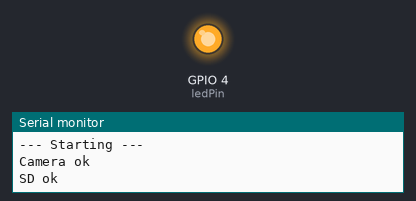
The sketch below on a simulated ESP32. On the bench: output pins drawn as LEDs (lit = HIGH), the last lines printed to the serial monitor. Storage starts empty; the camera gives no picture.

Above: at 0.6 s.
At 3.3 s:
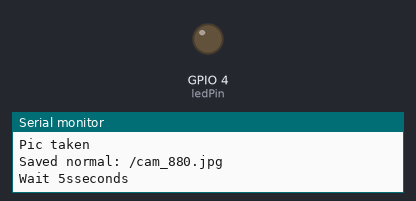
Timing chart, 0 to 7.6 s (numbered marks = the images above):
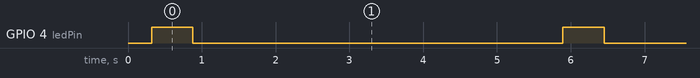

The sketch:

auto_photo_cap.ino
```cpp
#include "esp_camera.h"
#include "Arduino.h"
#include "FS.h"
#include "SD_MMC.h"
#include "soc/soc.h"
#include "soc/rtc_cntl_reg.h"
#include "img_converters.h"

#define PWDN_GPIO_NUM 32
#define RESET_GPIO_NUM -1
#define XCLK_GPIO_NUM 0
#define SIOD_GPIO_NUM 26
#define SIOC_GPIO_NUM 27
#define Y9_GPIO_NUM 35
#define Y8_GPIO_NUM 34
#define Y7_GPIO_NUM 39
#define Y6_GPIO_NUM 36
#define Y5_GPIO_NUM 21
#define Y4_GPIO_NUM 19
#define Y3_GPIO_NUM 18
#define Y2_GPIO_NUM 5
#define VSYNC_GPIO_NUM 25
#define HREF_GPIO_NUM 23
#define PCLK_GPIO_NUM 22

#define ledPin 4

void setup() {
  WRITE_PERI_REG(RTC_CNTL_BROWN_OUT_REG, 0);

  Serial.begin(115200);
  Serial.println("\n--- Starting ---");

  pinMode(ledPin, OUTPUT);
  digitalWrite(ledPin, LOW);

  camera_config_t camSet;
  camSet.ledc_channel = LEDC_CHANNEL_0;
  camSet.ledc_timer = LEDC_TIMER_0;
  camSet.pin_d0 = Y2_GPIO_NUM;
  camSet.pin_d1 = Y3_GPIO_NUM;
  camSet.pin_d2 = Y4_GPIO_NUM;
  camSet.pin_d3 = Y5_GPIO_NUM;
  camSet.pin_d4 = Y6_GPIO_NUM;
  camSet.pin_d5 = Y7_GPIO_NUM;
  camSet.pin_d6 = Y8_GPIO_NUM;
  camSet.pin_d7 = Y9_GPIO_NUM;
  camSet.pin_xclk = XCLK_GPIO_NUM;
  camSet.pin_pclk = PCLK_GPIO_NUM;
  camSet.pin_vsync = VSYNC_GPIO_NUM;
  camSet.pin_href = HREF_GPIO_NUM;
  camSet.pin_sscb_sda = SIOD_GPIO_NUM;
  camSet.pin_sscb_scl = SIOC_GPIO_NUM;
  camSet.pin_pwdn = PWDN_GPIO_NUM;
  camSet.pin_reset = RESET_GPIO_NUM;
  camSet.xclk_freq_hz = 20000000;

  camSet.pixel_format = PIXFORMAT_RGB565;
  camSet.frame_size = FRAMESIZE_VGA;
  camSet.jpeg_quality = 12;
  camSet.fb_count = 1;

  esp_err_t checkCam = esp_camera_init(&camSet);
  if (checkCam != ESP_OK) {
    Serial.println("Camera fail");
    return;
  } else {
    Serial.println("Camera ok");
  }

  if(!SD_MMC.begin()){
    Serial.println("SD fail");
    return;
  } else {
    Serial.println("SD ok");
  }
}

void getPic() {
  digitalWrite(ledPin, HIGH);
  delay(500);

  camera_fb_t * myPic = esp_camera_fb_get();

  digitalWrite(ledPin, LOW);

  if(!myPic) {
    Serial.println("No pic");
    return;
  }

  Serial.println("Pic taken");

  String picName = "/cam_" + String(millis()) + ".jpg";
  fs::FS &myCard = SD_MMC;
  File savedPic = myCard.open(picName.c_str(), FILE_WRITE);

  if(!savedPic){
    Serial.println("Cant save");
  } else {
    if(myPic->format != PIXFORMAT_JPEG){
      uint8_t * outBits = NULL;
      size_t outSize = 0;

      bool doneJpg = frame2jpg(myPic, 12, &outBits, &outSize);

      if(doneJpg) {
        savedPic.write(outBits, outSize);
        free(outBits);
        Serial.println("Saved Jpg: " + picName);
      } else {
        Serial.println("Jpg fail");
       }
    } else {
      savedPic.write(myPic->buf, myPic->len);
      Serial.println("Saved normal: " + picName);
    }
  }

  savedPic.close();
  esp_camera_fb_return(myPic);
}

void loop() {
  getPic();
  Serial.println("Wait 5sseconds");
  delay(5000);
}
```

Measured:
- by itself, GPIO 4 (ledPin): alternates HIGH for 0.56 s and LOW for 5.0 s
